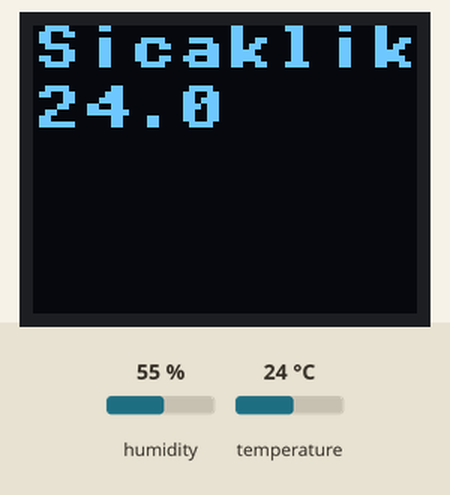
This program was run on a simulated ESP8266 board running MicroPython. Parts: 64×48 one-colour display. Inputs (shaded band) come from the test bench; at power-on: temperature 24 °C, humidity 55 %. Library files of the repository ran but are not shown: ssd1306.py; what the program prints to the serial console is not drawn.

Above: at 1.2 s.
1.3 s: temperature set to 12 °C
At 2.2 s:
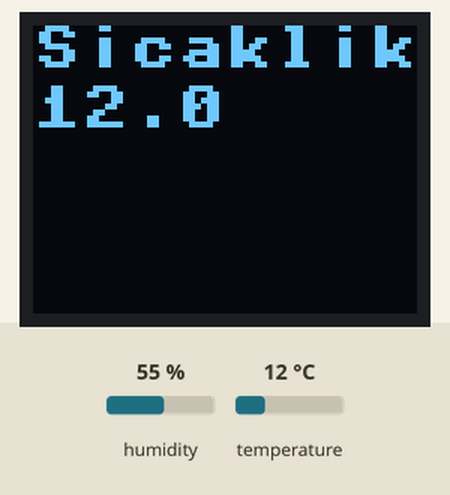
3.2 s: temperature set to 19 °C
At 4.6 s:
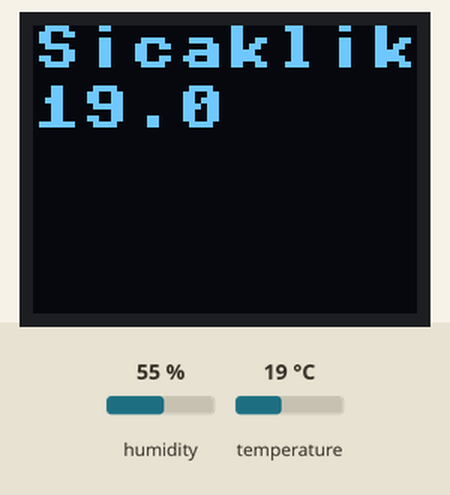
4.9 s: temperature set to 28 °C
At 5.8 s:
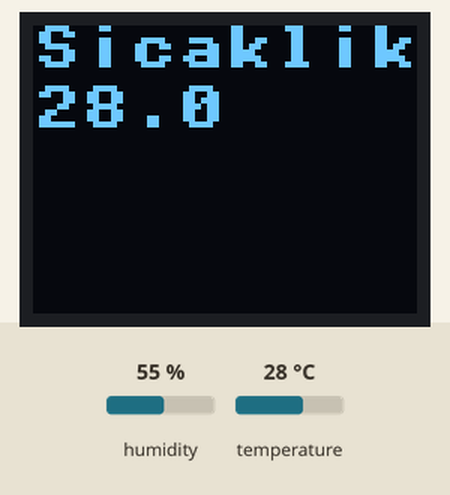
Timing chart, 0 to 7.9 s (numbered marks = the images above; inputs shaded):
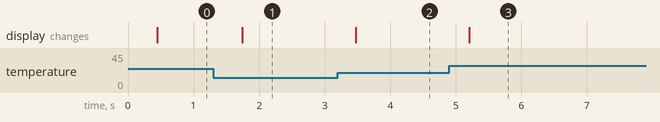

The program:

main.py
```python
import ssd1306
from machine import I2C, Pin
from dht import DHT22
from time import sleep

i2c = I2C(-1, Pin(5), Pin(4))
oled = ssd1306.SSD1306_I2C(64, 48, i2c)

dht = DHT22(Pin(2))

def display(temp):
    oled.fill(0)
    oled.text("Sicaklik:",0,0)
    oled.text(str(temp),0,10)
    oled.show()

while True:
    sleep(0.2)
    dht.measure()
    sleep(0.2)
    sicaklik = dht.temperature()
    display(sicaklik)
    print(sicaklik)
```

boot.py
```python
import ssd1306
from machine import I2C, Pin
from dht import DHT22
from time import sleep

i2c = I2C(-1, Pin(5), Pin(4))
oled = ssd1306.SSD1306_I2C(64, 48, i2c)

dht = DHT22(Pin(2))

def display(temp):
    oled.fill(0)
    oled.text("Sicaklik:",0,0)
    oled.text(str(temp),0,10)
    oled.show()

while True:
    sleep(0.2)
    dht.measure()
    sleep(0.2)
    sicaklik = dht.temperature()
    display(sicaklik)
    print(sicaklik)
```

Measured:
- after the input at 1.3 s, the display: changes after 0.45 s (image 1)
- after the input at 3.2 s, the display: changes after 0.28 s (image 2)
- after the input at 4.9 s, the display: changes after 0.31 s (image 3)
